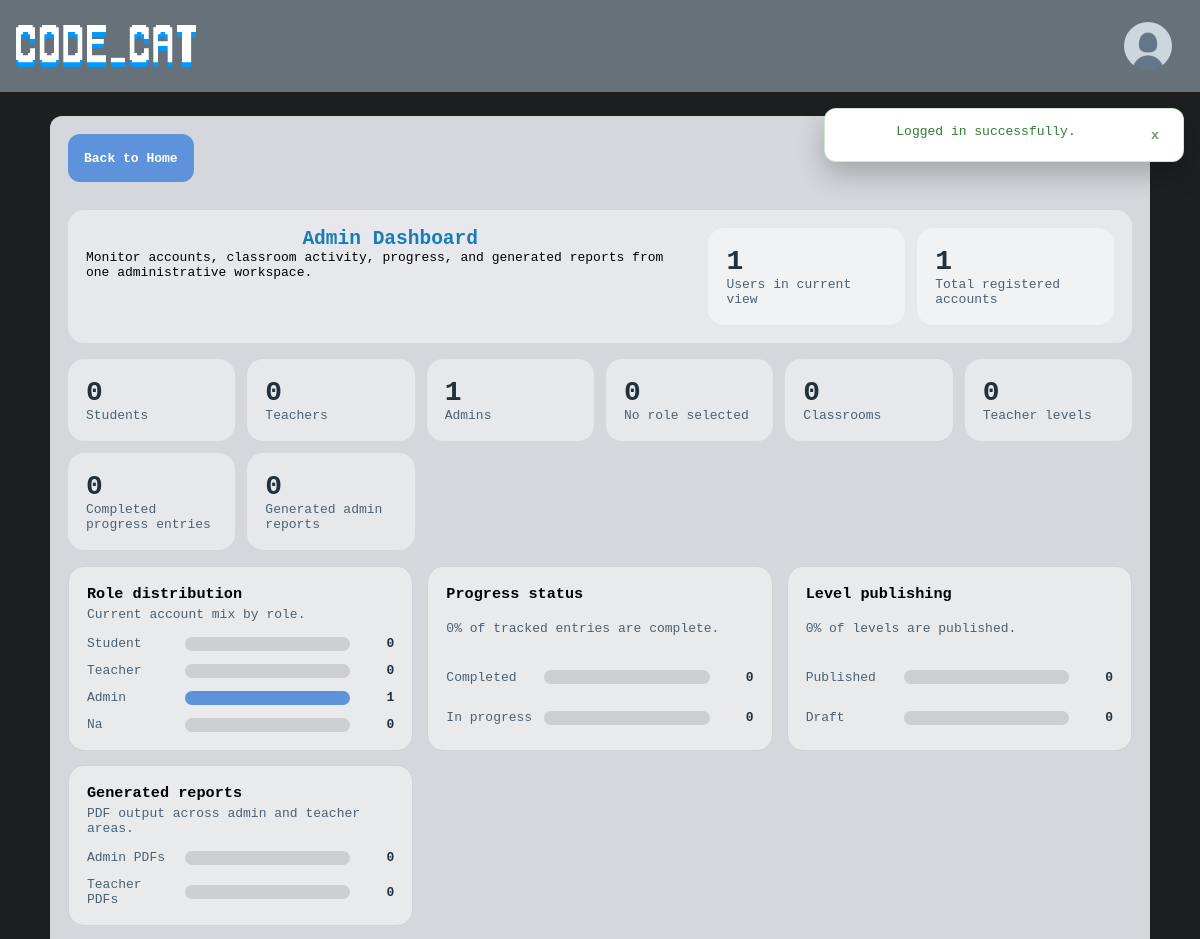
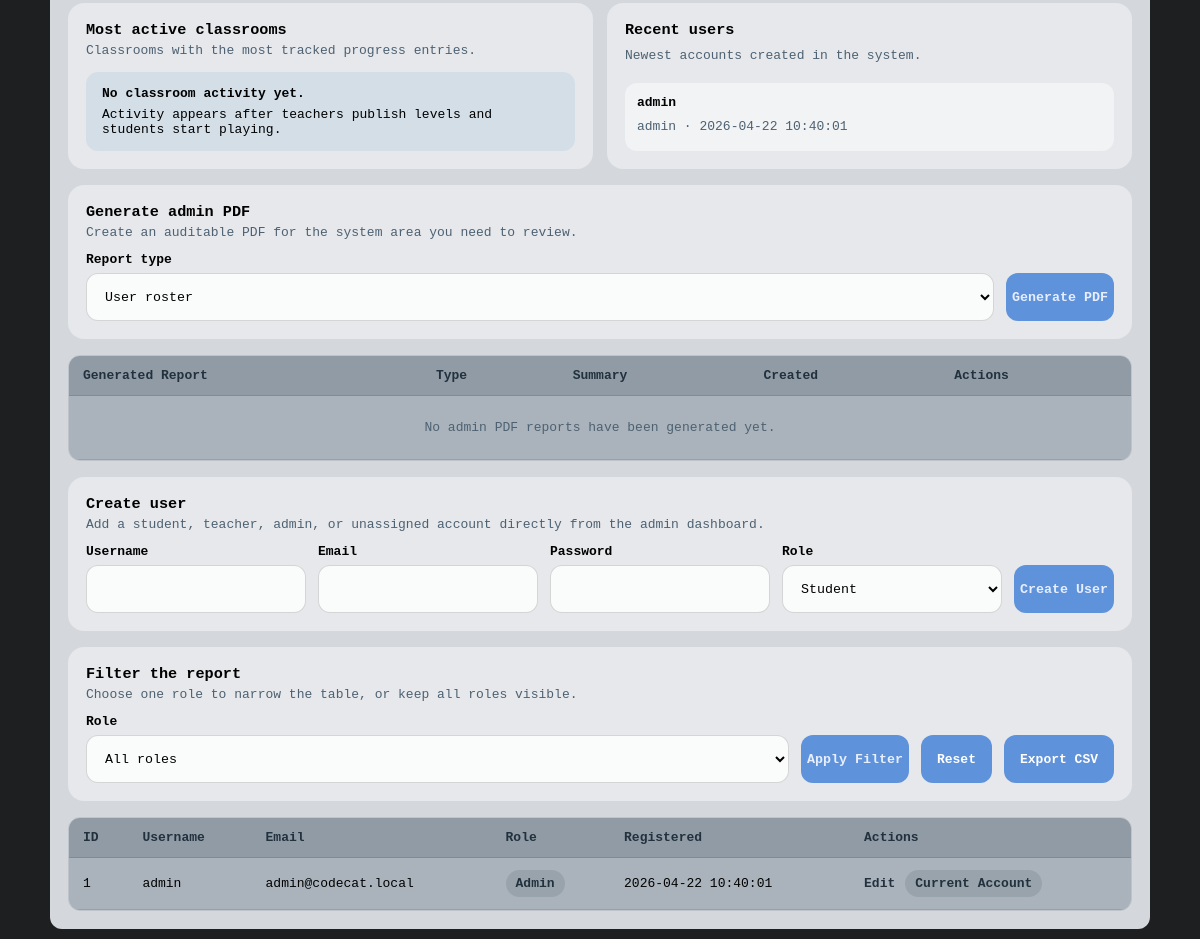
/reports.php (signed in), run on the app's committed database (2 pictures, top to bottom).
### tables this page shows
CREATE TABLE users (
    id INT UNSIGNED NOT NULL AUTO_INCREMENT,
    username VARCHAR(50) NOT NULL,
    password VARCHAR(255) NOT NULL,
    email VARCHAR(100) NOT NULL,
    role ENUM('student', 'teacher', 'admin', 'na') NOT NULL DEFAULT 'na',
    register_date TIMESTAMP NOT NULL DEFAULT CURRENT_TIMESTAMP,
    PRIMARY KEY (id),
    UNIQUE KEY uq_users_username (username),
    UNIQUE KEY uq_users_email (email)
);

### reports.php (the view, shortened to what the rows shown need)
<?php
include "db.php";
include "admin_report_helpers.php";
$admin_id = (int)($_SESSION['id'] ?? 0);
$role = trim((string)($_GET['role'] ?? ''));
if ($role !== '') {
    $stmt = $conn->prepare("
        SELECT id, username, email, role, register_date
        FROM users
        WHERE role = ?
        ORDER BY role ASC, username ASC
    ");
    $stmt->bind_param("s", $role);
    $stmt->execute();
    $result = $stmt->get_result();
} else {
    $result = $conn->query("
        SELECT id, username, email, role, register_date
        FROM users
        ORDER BY role ASC, username ASC
    ");
}
$recent_users = [];
$recent_users_result = $conn->query("
    SELECT username, role, register_date
    FROM users
    ORDER BY register_date DESC, id DESC
    LIMIT 5
");
if ($recent_users_result && $recent_users_result->num_rows > 0) {
    while ($recent_user = $recent_users_result->fetch_assoc()) {
        $recent_users[] = $recent_user;
    }
}
?>
<!DOCTYPE html>
<html>
<head>
    <link rel="stylesheet" href="style.css">
</head>
<body>
    <div class="panel report_panel">
        <div class="dashboard_hero">
            <div>
                <h2>Admin Dashboard</h2>
            </div>
        </div>
        <div class="admin_insight_grid">
            <div class="dashboard_section">
                <div class="admin_compact_list">
                    <?php if ($recent_users): ?>
                        <?php foreach ($recent_users as $recent_user): ?>
                        <div class="admin_compact_item">
                            <strong><?= htmlspecialchars((string)$recent_user['username']) ?></strong>
                            <span><?= htmlspecialchars((string)$recent_user['role']) ?> · <?= htmlspecialchars((string)$recent_user['register_date']) ?></span>
                        </div>
                        <?php endforeach; ?>
                    <?php endif; ?>
                </div>
            </div>
        </div>
        <div class="table_wrap">
            <table class="report_table">
                <tr>
                    <th>Generated Report</th>
                    <th>Type</th>
                    <th>Summary</th>
                    <th>Created</th>
                    <th>Actions</th>
                </tr>
            </table>
        </div>
        <div class="table_wrap">
            <table class="report_table">
                <tr>
                    <th>ID</th>
                    <th>Username</th>
                    <th>Email</th>
                    <th>Role</th>
                    <th>Registered</th>
                    <th>Actions</th>
                </tr>
                <?php if ($result && $result->num_rows > 0): ?>
                    <?php while ($row = $result->fetch_assoc()): ?>
                    <tr>
                        <td><?= htmlspecialchars($row['id']) ?></td>
                        <td><?= htmlspecialchars($row['username']) ?></td>
                        <td><?= htmlspecialchars($row['email']) ?></td>
                        <td><span class="status_pill"><?= htmlspecialchars($row['role']) ?></span></td>
                        <td><?= htmlspecialchars($row['register_date']) ?></td>
                        <td>
                            <div class="table_actions">
                                <a class="secondary_link" href="reports.php?edit_user=<?= (int)$row['id'] ?>">Edit</a>
                                <?php if ((int)$row['id'] !== $admin_id): ?>
                                <form method="POST" class="inline_form">
                                    <input type="hidden" name="action" value="delete_user">
                                    <input type="hidden" name="user_id" value="<?= (int)$row['id'] ?>">
                                    <button type="submit" class="link_button">Delete</button>
                                </form>
                                <?php else: ?>
                                    <span class="status_pill">Current account</span>
                                <?php endif; ?>
                            </div>
                        </td>
                    </tr>
                    <?php endwhile; ?>
                <?php else: ?>
                    <tr class="empty_state_row">
                        <td colspan="6">No users match the current filter.</td>
                    </tr>
                <?php endif; ?>
            </table>
        </div>
    </div>
</body>
</html>

### data on the page
users: username "admin", role "admin", register_date "2026-04-22 10:40:01", id "1", email "admin@codecat.local", role "Admin", shows "Current Account"

### other printed values
$report_count "1"
array_sum($role_counts) "1"
$text "Logged in successfully."
$role_counts['student'] "0"
$role_counts['teacher'] "0"
$role_counts['admin'] "1"
$role_counts['na'] "0"
$system_summary['total_classrooms'] "0"
$system_summary['total_levels'] "0"
$system_summary['completed_entries'] "0"
$system_summary['admin_reports'] "0"
$chart_role "Student"
$chart_count "0"
$chart_role "Teacher"
$chart_role "Admin"
